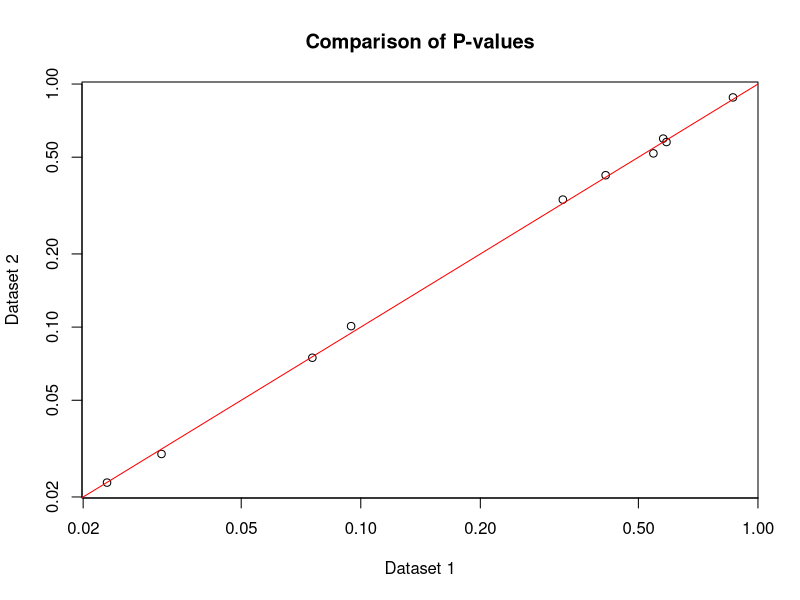

Write the R code that produced this figure.
# First dataset
dataset1 <- read.table(text = "
ENSG00000000457 0.865134865134865
ENSG00000000460 0.0945590544094559
ENSG00000000938 0.413586413586414
ENSG00000000971 0.03149968500315
ENSG00000001460 0.022969770302297
ENSG00000001461 0.0755192448075519
ENSG00000004455 0.545454545454545
ENSG00000004487 0.577422577422577
ENSG00000006555 0.322677322677323
ENSG00000007341 0.588411588411588", header = FALSE)

# Second dataset
dataset2 <- read.table(text = "
ENSG00000000457 0.881118881118881
ENSG00000000460 0.100899100899101
ENSG00000000938 0.421578421578422
ENSG00000000971 0.030059699403006
ENSG00000001460 0.022919770802292
ENSG00000001461 0.0748092519074809
ENSG00000004455 0.518481518481518
ENSG00000004487 0.596403596403596
ENSG00000006555 0.334665334665335
ENSG00000007341 0.577422577422577", header = FALSE)

# Merge datasets by gene names
merged_data <- merge(dataset1, dataset2, by = "V1")

# Plot
par(mfrow = c(1, 1))  # Reset layout to default
plot(merged_data$V2.x, merged_data$V2.y, log = "xy", xlab = "Dataset 1", ylab = "Dataset 2", main = "Comparison of P-values")
abline(0, 1, col = "red")  # Add diagonal line for reference
